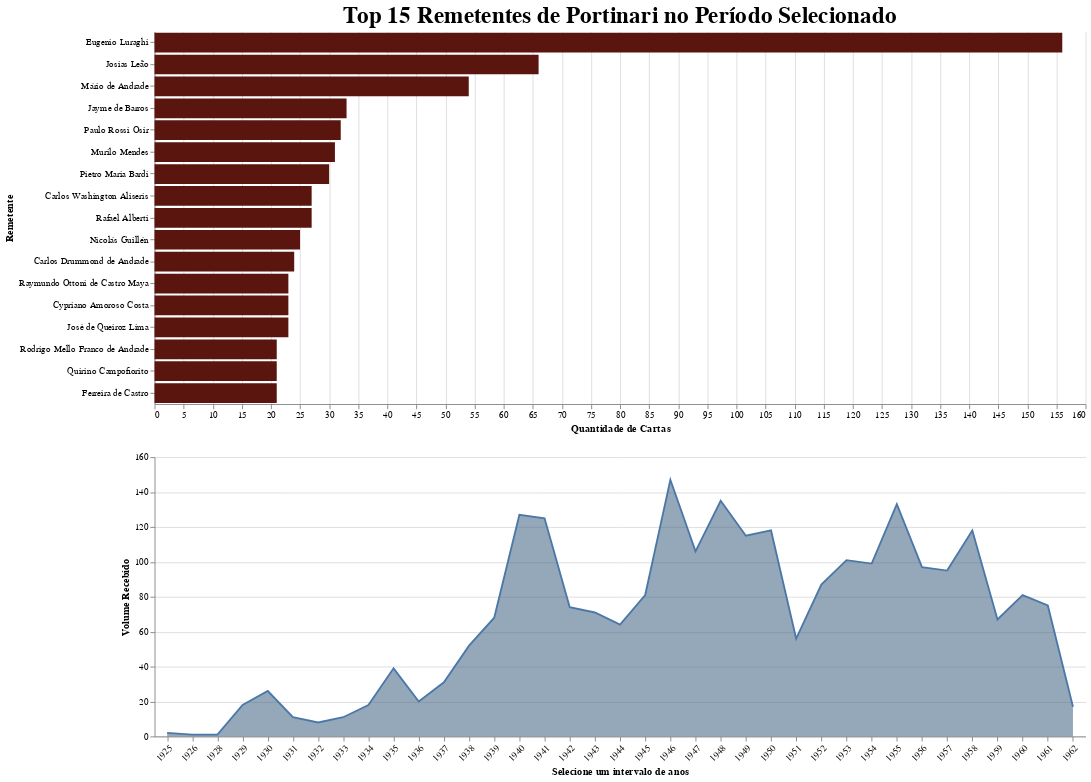

Write notebook code for a chart like this one.
### Markdown cell above
#### Filtragem por período dos anos e resposta imediata da quantidade.

### Code cell
def limpar_data(x):
    if pd.isna(x): return None
    x = str(x).strip()
    if len(x) == 4 and x.isdigit(): return f"01/01/{x}"
    if x.startswith('/'): return '01' + x
    if x.startswith('//'): return '01/01' + x[2:]
    return x

df['data_clean'] = df['data'].apply(limpar_data)
df['data_final'] = pd.to_datetime(df['data_clean'], format='%d/%m/%Y', errors='coerce')
df['ano'] = df['data_final'].dt.year

# agora vamos focar apenas nas mensagens onde o destinatário é "Candido Portinari" para analisar os remetentes e a linha do tempo dessas correspondências
df['destinatario_norm'] = df['destinatario'].astype(str).str.strip()
df_analise = df[df['destinatario_norm'] == 'Candido Portinari'].copy()

# remover mensagens onde o remetente também é "Candido Portinari" para focar nos interlocutores
df_clean = df_analise.dropna(subset=['ano', 'remetente']).copy()
df_clean['ano'] = df_clean['ano'].astype(int)

# construção da visualização

# seletor de intervalo (brush) para filtrar os gráficos dinamicamente por ano
brush = alt.selection_interval(encodings=['x'])

# top remetentes (quem mais escreveu para Portinari) considerando o filtro de tempo do brush
top_remetentes = alt.Chart(df_clean).mark_bar(color=cores['Vinho']).transform_filter(
    brush # primeiro aplica o filtro de data selecionado
).transform_aggregate(
    count='count()',
    groupby=['remetente'] # conta quantas cartas cada um mandou NESSE período
).transform_window(
    rank='rank(count)',
    sort=[alt.SortField('count', order='descending')] # cria um ranking do maior para o menor
).transform_filter(
    alt.datum.rank <= 15 # mantém apenas os 15 primeiros
).encode(
    x=alt.X('count:Q', title='Quantidade de Cartas'),
    y=alt.Y('remetente:N', title='Remetente', sort='-x'), # ordena a barra visualmente
    tooltip=['remetente', 'count:Q']
).properties(
    width=1000,
    height=400, # aumentei a altura para caber os nomes confortavelmente
    title="Top 15 Remetentes de Portinari no Período Selecionado"
)

# linha do tempo de correspondências recebidas por ano, com filtro interativo
timeline = alt.Chart(df_clean).mark_area(
    color=cores['Azul'],
    opacity=0.6,
    line=True
).encode(
    x=alt.X('ano:O', title='Selecione um intervalo de anos', axis=alt.Axis(labelAngle=-45)),
    y=alt.Y('count():Q', title='Volume Recebido')
).add_params( 
    brush
).properties(
    width=1000,
    height=300
)

# final
dashboard = alt.vconcat(
    top_remetentes,
    timeline
).configure_view(
    strokeWidth=0
).configure_title(
    font = fonte_padrao,
    fontSize= 25,
    anchor='middle'
).configure_axis(
    titleFont = fonte_padrao,
    labelFont = fonte_padrao
)

# salvar
dashboard.save('Views/dashboard_remetentes_portinari.html')
dashboard.show()

### Figure 1 — Vega-Lite specification as saved in the notebook (floating-point values rounded to 4 significant figures; data arrays with more than 128 entries replaced by an {"elided": "..."} marker saying what was removed)
{"config": {"view": {"continuousWidth": 300, "continuousHeight": 300, "strokeWidth": 0}, "axis": {"labelFont": "CourierI", "titleFont": "CourierI"}, "title": {"anchor": "middle", "font": "CourierI", "fontSize": 25}}, "vconcat": [{"mark": {"type": "bar", "color": "#59150E"}, "encoding": {"tooltip": [{"field": "remetente", "type": "nominal"}, {"field": "count", "type": "quantitative"}], "x": {"field": "count", "title": "Quantidade de Cartas", "type": "quantitative"}, "y": {"field": "remetente", "sort": "-x", "title": "Remetente", "type": "nominal"}}, "height": 400, "title": "Top 15 Remetentes de Portinari no Período Selecionado", "transform": [{"filter": {"param": "param_c97a99acfc68b794"}}, {"aggregate": [{"op": "count", "as": "count"}], "groupby": ["remetente"]}, {"window": [{"op": "rank", "field": "count", "as": "rank"}], "sort": [{"field": "count", "order": "descending"}]}, {"filter": "(datum.rank <= 15)"}], "width": 1000}, {"mark": {"type": "area", "color": "#4F6F8C", "line": true, "opacity": 0.6}, "encoding": {"x": {"axis": {"labelAngle": -45}, "field": "ano", "title": "Selecione um intervalo de anos", "type": "ordinal"}, "y": {"aggregate": "count", "title": "Volume Recebido", "type": "quantitative"}}, "height": 300, "name": "view_77c5ca39325f469e_1", "width": 1000}], "data": {"name": "data-207e43825c9410937e54afd24c24e57e"}, "params": [{"name": "param_c97a99acfc68b794", "select": {"type": "interval", "encodings": ["x"]}, "views": ["view_77c5ca39325f469e_1"]}], "$schema": "https://vega.github.io/schema/vega-lite/v6.1.0.json", "datasets": {"data-207e43825c9410937e54afd24c24e57e": {"elided": "2495 records"}}}
